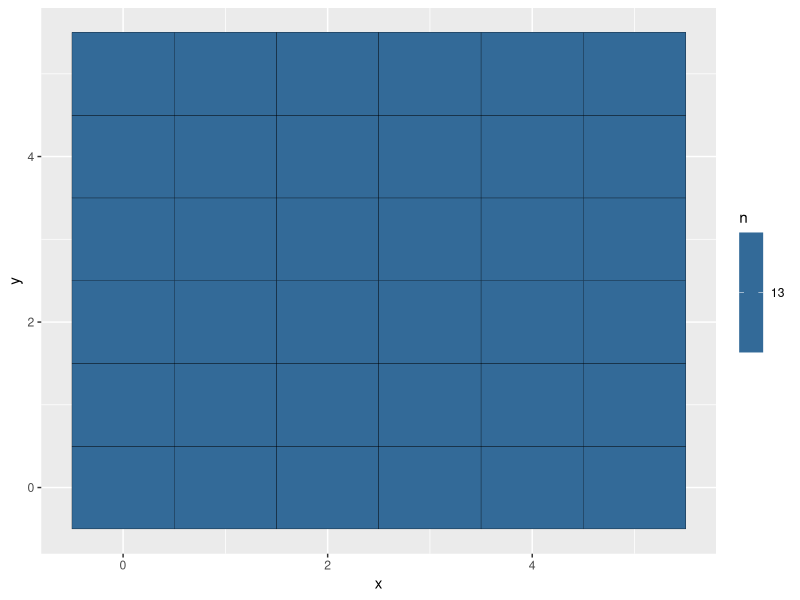

Write the R code that produced this figure.
## ---- chunk 1
library(dplyr)
library(tidyverse)
## ---- chunk 2
grid_dimineions  <- seq(0,5)

expand.grid(x = grid_dimineions, y = grid_dimineions) -> grid

grid %>% unite(coordinates, c(x,y), sep = ',', remove = FALSE) %>% 
  mutate(d = 0.4, b = 0.8, e = 0.2, i = 0.1, n = 10 )-> grid

## ---- chunk 3

eqation_func <- function(n, b, d, i, e){
  return(n+b*n - d*n + i*n - e*n)
}

## ---- chunk 4
grid %>%  mutate(emmigrants = n * e)
## ---- chunk 5


## ---- chunk 6
simulator <- function(data){
  next_ns <- NULL
  for(i in 1:nrow(data)){
    next_ns[i] = eqation_func(data$n[i], data$b[i], data$d[i], data$i[i], data$e[i])
  }
  result <- data.frame(data |> mutate(n = next_ns))
  return(result)
}

## ---- chunk 7
simulator(data = grid) %>% ggplot(aes(x = x, y = y, fill = n)) +
  geom_tile(colour = "black")
## ---- chunk 8
euclidean_distance <- function(x1, x2, y1, y2){
  return(sqrt(((x2 - x1)^2 + (y2 - y1)^2)))
}
euclidean_distance(0, 0, 1, 0)
